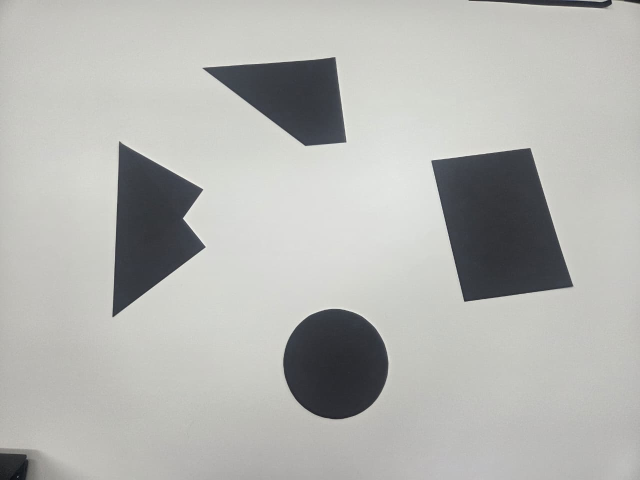
#> input picture imagens_teste/placeholder_formas.jpeg, 1280 x 960 px (shown at 1/2 size)
$ python -i identificar_formas.py   (imports and definitions only)
#> lines starting #> are read from the running program, lines starting #| are printed output that depends on the picture; after the words box and inside, x2 and y2 are one past the last pixel; in counts of white or black regions, pixels touching at a corner belong together
#> further down, picture is the input picture: shape (960, 1280, 3); mean B, G, R 177.6, 180.9, 180.2
import cv2
import numpy as np
import math
import os
import platform

MIN_AREA = 500
EPSILON_FACTOR = 0.018
USAR_WEBCAM = True
CAM_INDEX = 0

GRID_SIZE = (128, 128)
IMAGEM_PATH = os.path.join(os.path.dirname(os.path.abspath(__file__)), "placeholder_formas.jpeg")

CORES = {
    "amarelo": (0, 255, 255), "azul": (255, 0, 0), "verde": (0, 255, 0),
    "laranja": (0, 165, 255), "magenta": (255, 0, 255), "vermelho": (0, 0, 255),
    "roxo": (128, 0, 128), "ciano": (255, 255, 0), "cinza": (128, 128, 128)
}

# [10 lines left out: function abrir_camera, not called in this run]

def classificar_forma(cnt, approx):
    v = len(approx)
    area = cv2.contourArea(cnt)
    peri = cv2.arcLength(cnt, True)
    if peri == 0:
        return f"poligono ({v})", CORES["cinza"]
    circ = (4 * math.pi * area) / (peri ** 2)
    if v >= 8 and circ > 0.85: return "circulo", CORES["amarelo"]
    elif v == 3: return "triangulo", CORES["azul"]
    elif v == 4:
        x, y, w, h = cv2.boundingRect(approx)
        prop = w / float(h)
        if 0.95 <= prop <= 1.05: return "quadrado", CORES["verde"]
        else: return "retangulo", CORES["laranja"]
    elif v == 5: return "pentagono", CORES["magenta"]
    elif v == 6: return "hexagono", CORES["vermelho"]
    elif v == 7: return "heptagono", CORES["roxo"]
    else: return f"poligono ({v})", CORES["cinza"]

# [32 lines left out: functions gerar_mapa_ocupacao, detectar_robo, not called in this run]

def obter_deteccoes(frame, inicio=None, destino=None):
    gray = cv2.cvtColor(frame, cv2.COLOR_BGR2GRAY)
    blur = cv2.GaussianBlur(gray, (5, 5), 0)
    edges = cv2.Canny(blur, 50, 150)
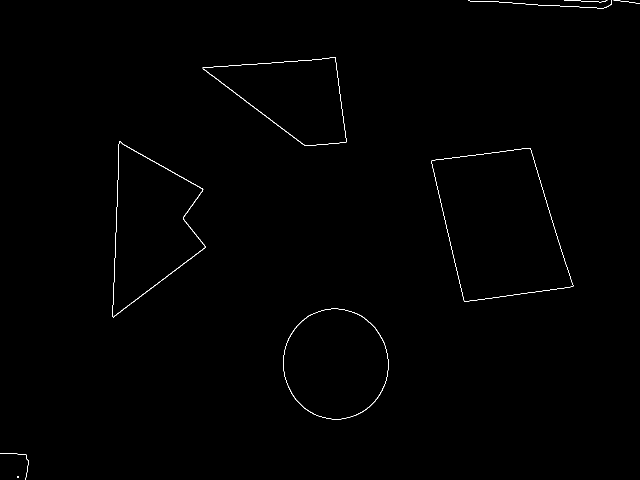
#> edges: shape (960, 1280) (shown at 1/2 size); 0.35% white in thin lines or dots
    kernel = np.ones((3, 3), np.uint8)
    edges = cv2.dilate(edges, kernel, iterations=1)
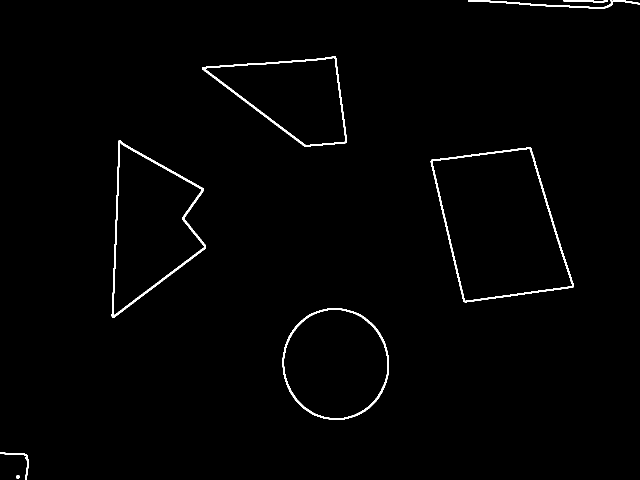
#> edges: shape (960, 1280) (shown at 1/2 size); 1.1% white; 9 white regions, largest, box (x1, y1, x2, y2) and area: (223, 281, 412, 636) 3444, (861, 295, 1148, 605) 3338, (404, 113, 694, 293) 2730
    edges = cv2.morphologyEx(edges, cv2.MORPH_CLOSE, kernel)
#> edges: shape (960, 1280); 1.1% white; 8 white regions
    contours, _ = cv2.findContours(edges, cv2.RETR_LIST, cv2.CHAIN_APPROX_SIMPLE)
#> contours = 12 contours; largest, box (x1, y1, x2, y2) and area: (861, 295, 1148, 605) 61415, (864, 297, 1145, 602) 59046, (223, 281, 412, 636) 40004, (226, 287, 409, 630) 37366, (565, 616, 778, 840) 37269
    deteccoes = []
    for cnt in contours:
        area = cv2.contourArea(cnt)
        if area < MIN_AREA:
            continue
        x, y, w, h = cv2.boundingRect(cnt)
        if w > frame.shape[1] * 0.40 or h > frame.shape[0] * 0.40:
            continue
        if inicio is not None and cv2.pointPolygonTest(cnt, inicio, False) >= 0:
            continue
        if destino is not None and cv2.pointPolygonTest(cnt, destino, False) >= 0:
            continue
        peri = cv2.arcLength(cnt, True)
        approx = cv2.approxPolyDP(cnt, EPSILON_FACTOR * peri, True)
        if len(approx) > 12 or len(approx) < 3:
            continue
        nome, _ = classificar_forma(cnt, approx)
        M = cv2.moments(cnt)
        if M["m00"] == 0:
            continue
        cx, cy = M["m10"] / M["m00"], M["m01"] / M["m00"]
        deteccoes.append((approx, (cx, cy), nome))
#> this loop made 12 passes
#> (v in classificar_forma, circ in classificar_forma) on passes 3, 4, 7, 8: (8, 0.897), (8, 0.897), (5, 0.537), (5, 0.538)
#> (approx, v in classificar_forma) on passes 5, 6, 9, 10: ([[1058, 297], [1144, 571], [930, 601], [864, 323]], 4), ([[1061, 295], [861, 322], [929, 604], [1147, 573]], 4), ([[691, 282], [611, 290], [411, 137], [668, 115]], 4), ([[693, 285], [671, 113], [404, 134], [608, 292]], 4)
#> after the loop, deteccoes = 8 items
    return deteccoes

# [23 lines left out: functions montar_obstaculos, expandir_obstaculos_minkowski, not called in this run]

>>> import cv2
>>> picture = cv2.imread('imagens_teste/placeholder_formas.jpeg')
>>> result = obter_deteccoes(picture)
#> result = 8 items
